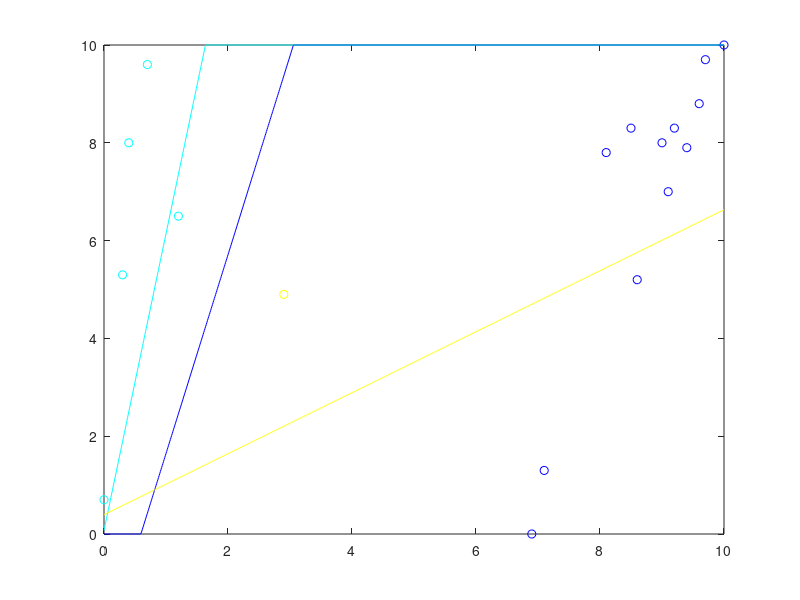

The MATLAB source for this figure:
x0 = 0.000000:.01:10.000000;
c0 = [9.000000 8.000000 ;
6.900000 0.000000 ;
10.000000 10.000000 ;
8.100000 7.800000 ;
9.700000 9.700000 ;
8.500000 8.300000 ;
9.600000 8.800000 ;
8.600000 5.200000 ;
9.200000 8.300000 ;
9.100000 7.000000 ;
9.400000 7.900000 ;
7.100000 1.300000 ;
];
y_c0 =  - 0.971057 / -0.23885 * x0  + 0.578083 / -0.23885;
c1 = [0.700000 9.600000 ;
0.300000 5.300000 ;
0.000000 0.700000 ;
1.200000 6.500000 ;
0.400000 8.000000 ;
];
y_c1 =  - -0.986688 / 0.162623 * x0  + 0.0119315 / 0.162623;
c2 = [2.900000 4.900000 ;
];
y_c2 =  - -0.52916 / 0.848522 * x0  + 0.334794 / 0.848522;
colors = jet(3);
if (size(c0) >0) plot (c0(:,1), c0(:,2),'o', 'color', colors(1,:)); end
hold on;
if (size(c1) >0) plot (c1(:,1), c1(:,2),'o', 'color', colors(2,:)); end
hold on;
if (size(c2) >0) plot (c2(:,1), c2(:,2),'o', 'color', colors(3,:)); end
hold on;
for i = 1 : size(y_c0, 2) 
 if y_c0(i) > 10.000000 
 y_c0(i) = 10.000000; 
 end 
 if y_c0(i) < 0.000000 
 y_c0(i) = 0.000000; 
 end 
 end
for i = 1 : size(y_c1, 2) 
 if y_c1(i) > 10.000000 
 y_c1(i) = 10.000000; 
 end 
 if y_c1(i) < 0.000000 
 y_c1(i) = 0.000000; 
 end 
 end
for i = 1 : size(y_c2, 2) 
 if y_c2(i) > 10.000000 
 y_c2(i) = 10.000000; 
 end 
 if y_c2(i) < 0.000000 
 y_c2(i) = 0.000000; 
 end 
 end
plot(x0, y_c0, 'color', colors(1,:));
hold on;
plot(x0, y_c1, 'color', colors(2,:));
hold on;
plot(x0, y_c2, 'color', colors(3,:));
hold on;
